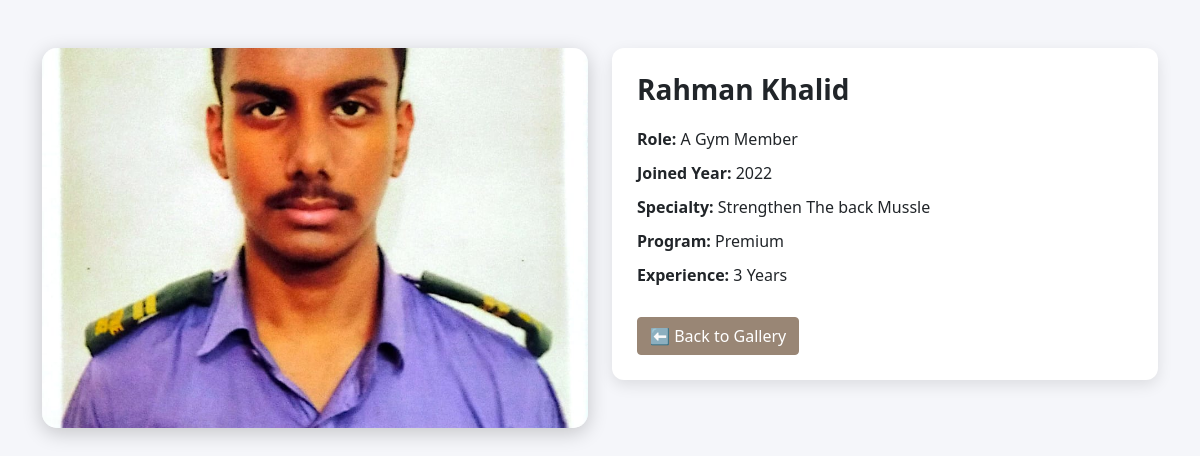
/gallery/1/, run on the app's committed database.
### frontend/models.py (models this page shows, shortened)
class GalleryMember(models.Model):
    name = models.CharField(max_length=100)
    role = models.CharField(max_length=100, blank=True, null=True)   # Example: Fitness Trainer
    joined_year = models.CharField(max_length=10, blank=True, null=True)
    specialty = models.CharField(max_length=200, blank=True, null=True)
    program = models.CharField(max_length=200, blank=True, null=True)
    experience = models.CharField(max_length=50, blank=True, null=True)
    image = models.ImageField(upload_to="gallery/")

### frontend/views.py (the view)
# urls.py: path("gallery/<int:id>/", views.gallery_detail, name="gallery_detail"),
def gallery_detail(request, id):
    member = get_object_or_404(GalleryMember, id=id)
    return render(request, "gallery_detail.html", {"member": member})

### templates/gallery_detail.html (shortened to what this page needs)
{% load static %}
<!DOCTYPE html>
<html>
<head>
    <link rel="stylesheet" href="{% static 'css/bootstrap.min.css' %}">
</head>
<body>
<div class="container mt-5 mb-5">
    <div class="row">
        <div class="col-md-6 mb-4">
            <img src="{{ member.image.url }}" class="profile-img" alt="{{ member.name }}">
        </div>
        <div class="col-md-6">
            <div class="info-box">
                <h3>{{ member.name }}</h3>
                {% if member.role %}
                <p class="info-item"><strong>Role:</strong> {{ member.role }}</p>
                {% endif %}
                {% if member.joined_year %}
                <p class="info-item"><strong>Joined Year:</strong> {{ member.joined_year }}</p>
                {% endif %}
                {% if member.specialty %}
                <p class="info-item"><strong>Specialty:</strong> {{ member.specialty }}</p>
                {% endif %}
                {% if member.program %}
                <p class="info-item"><strong>Program:</strong> {{ member.program }}</p>
                {% endif %}
                {% if member.experience %}
                <p class="info-item"><strong>Experience:</strong> {{ member.experience }}</p>
                {% endif %}
                <a href="{% url 'gallery' %}" class="btn btn-primary back-btn">⬅ Back to Gallery</a>
            </div>
        </div>
    </div>
</div>
</body>
</html>

### templates/gallery_detail.html (style rules this page uses)
body { background: #f5f6fa; }
.profile-img { width: 100%; height: 380px; object-fit: cover; border-radius: 15px; box-shadow: 0 5px 20px rgba(0,0,0,0.2); }
.info-box { background: #fff; padding: 25px; border-radius: 12px; box-shadow: 0 5px 15px rgba(0,0,0,0.1); }
.info-box h3 { font-weight: bold; margin-bottom: 20px; }
.info-item { font-size: 16px; margin-bottom: 10px; }
.back-btn { margin-top: 20px; }

### data on the page
GalleryMember: image (picture), name "Rahman Khalid", role "A Gym Member", joined_year "2022", specialty "Strengthen The back Mussle", program "Premium", experience "3 Years"
